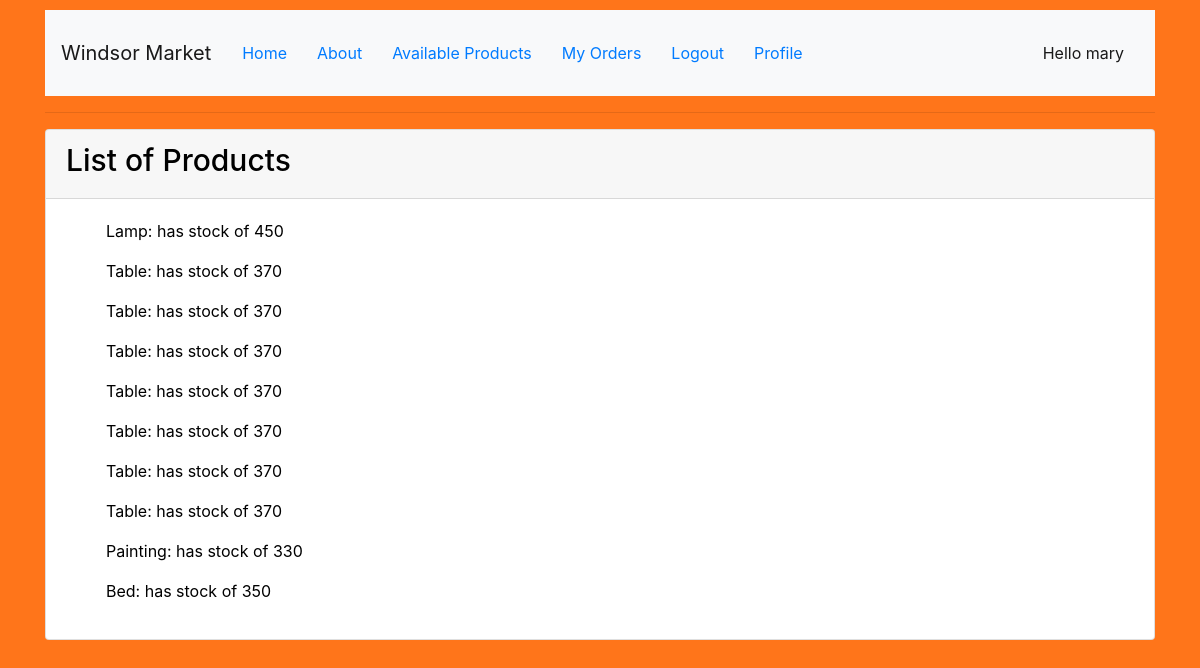
Screenshot of /myapp/myorders/ (signed in) with the database file from the repository.
### myapp/models.py (models this page shows, shortened)
class Order(models.Model):
    ORDER_CHOICES = [(0, 'Order Cancelled'), (1, 'Order Placed'), (2, 'Order Shipped'), (3, 'Order Delivered')]
    product = models.ForeignKey(Product, on_delete=models.CASCADE)
    client = models.ForeignKey(Client, on_delete=models.CASCADE)
    num_units = models.PositiveIntegerField(default=100)
    order_status = models.IntegerField(max_length=1, choices=ORDER_CHOICES, default=1)
    status_date = models.DateField(default=timezone.now)

class Product(models.Model):
    category = models.ForeignKey(Category, related_name='products', on_delete=models.CASCADE)
    name = models.CharField(max_length=200)
    price = models.DecimalField(max_digits=10, decimal_places=2)
    stock = models.PositiveIntegerField(default=100, validators=[MaxValueValidator(1000), MinValueValidator(0)])
    available = models.BooleanField(default=True)
    description = models.TextField(max_length=100, null=True, blank=True)
    intrested = models.PositiveIntegerField(default=0)
    def __str__(self):
        return self.name + ": has stock of " + str(self.stock)

### myapp/views.py (the view)
# urls.py: path(r'myorders/', views.myorders, name='my_order'),
def myorders(request):
    if request.session.has_key('username'):
        username = request.session['username']
        my_order_list = Order.objects.filter(client__username=username)
        return render(request, 'myapp/myorder.html', {'myorderlist': my_order_list})
    else:
        request.session['after_login'] = 'myorders'
        return redirect('/myapp/login/')

### myapp/templates/myapp/myorder.html
{% extends 'myapp/base.html' %}
{% block body_block %}
    <div class="card">
        <div class="card-header">
            <h1>List of Products</h1>
        </div>
        <div class="card-body">
            {% if myorderlist %}
                {% for m in myorderlist %}
                <ol>
                {{ m.product}}
                </ol>
                {% endfor %}
        </div>
        {% else %}
            <div class="card-body">
                <strong>There are no orders by you!!!</strong>
            </div>
        {% endif %}
    </div>
{% endblock %}

### myapp/static/myapp/style.css (style rules this page uses)
body { background-color:#ff751a; color: black; }
h1 { color:black; font-size:30px; font-style:normal; text-align: left; }

### rows the page displays
Order: product "Lamp: has stock of 450"
Order: product "Table: has stock of 370"
Order: product "Table: has stock of 370"
Order: product "Table: has stock of 370"
Order: product "Table: has stock of 370"
Order: product "Table: has stock of 370"
Order: product "Table: has stock of 370"
Order: product "Table: has stock of 370"
Order: product "Painting: has stock of 330"
Order: product "Bed: has stock of 350"

### other values shown
{{ request.session.username }} "mary"
